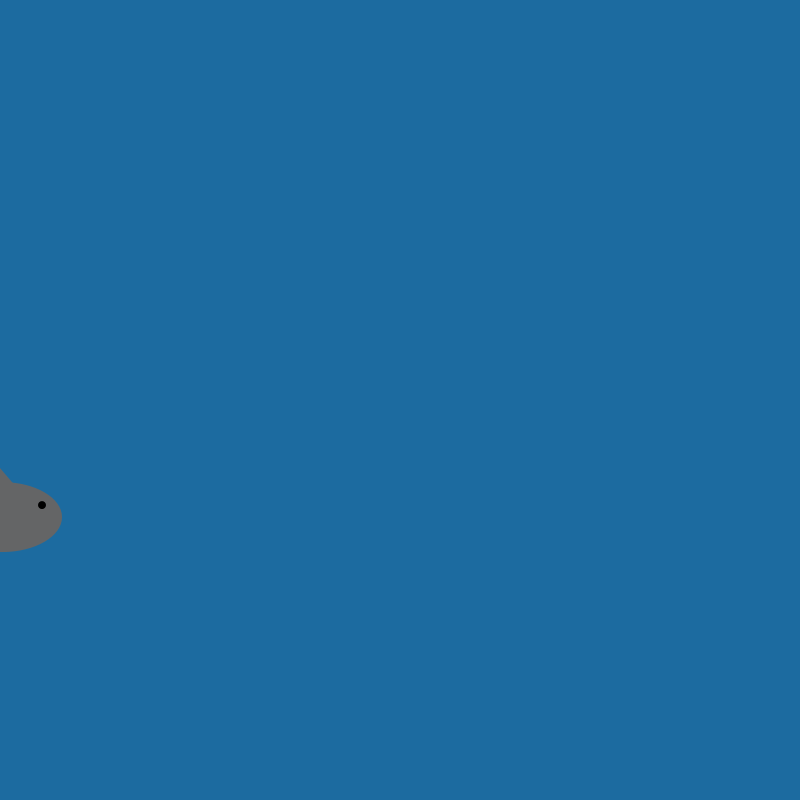
Frame 1 (no input)
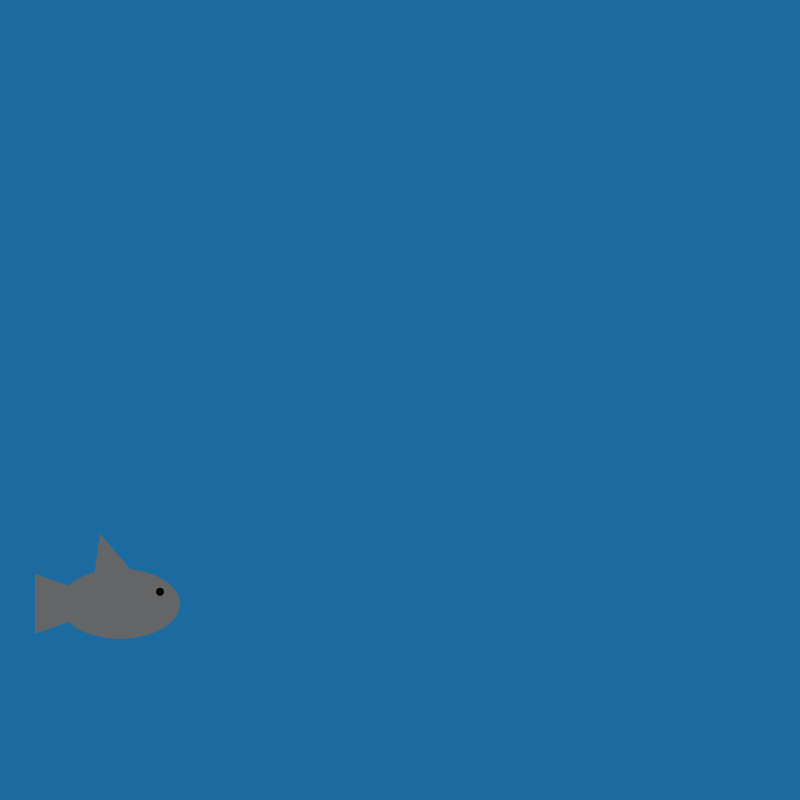
Frame 60 (the mouse pressed at the canvas centre just before this capture)
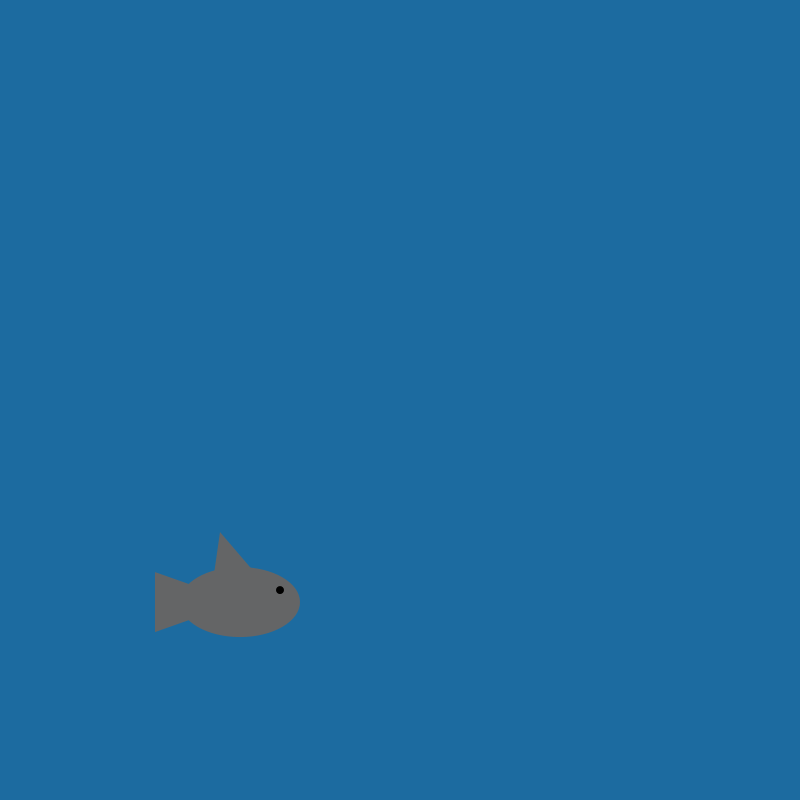
Frame 120 (the mouse held since frame 60 and released just before this capture)

The Processing sketch that drew these frames (run headless with seeded random() and noise(); from frame 60 on, the mouse is pressed at the canvas centre):

// Processing sketch: Fish_Swim
// ── Fish_Swim.pde
// Something's Fishy - Nick WM

NickFish f ;

void setup() {
  size(800, 800);
  f = new NickFish();
  f.x = 0;
  f.y = (int)random(height);
  f.appear();
}

void draw() {
  background (28, 107, 160);
  f.swim();
  f.appear();
}


// ── NickFish.pde
class NickFish {

  int x;
  float y;

  void appear() {
    noStroke();
    fill(100, 101, 102);
    triangle(x+40, y, x-20, y-70, x-30, y);
    triangle(x, y, x-85, y-30, x-85, y+30);
    ellipse(x, y, 120, 70);
    fill(0, 0, 0);
    ellipse(x+40, y-12, 8, 8);
  }

  void swim() {
    x = x+2;
    y = y+(2*sin(radians(x)));
    if (x+60 > width) {
      x = 0;
      y = (int)random(height);
    }
  }
} 
